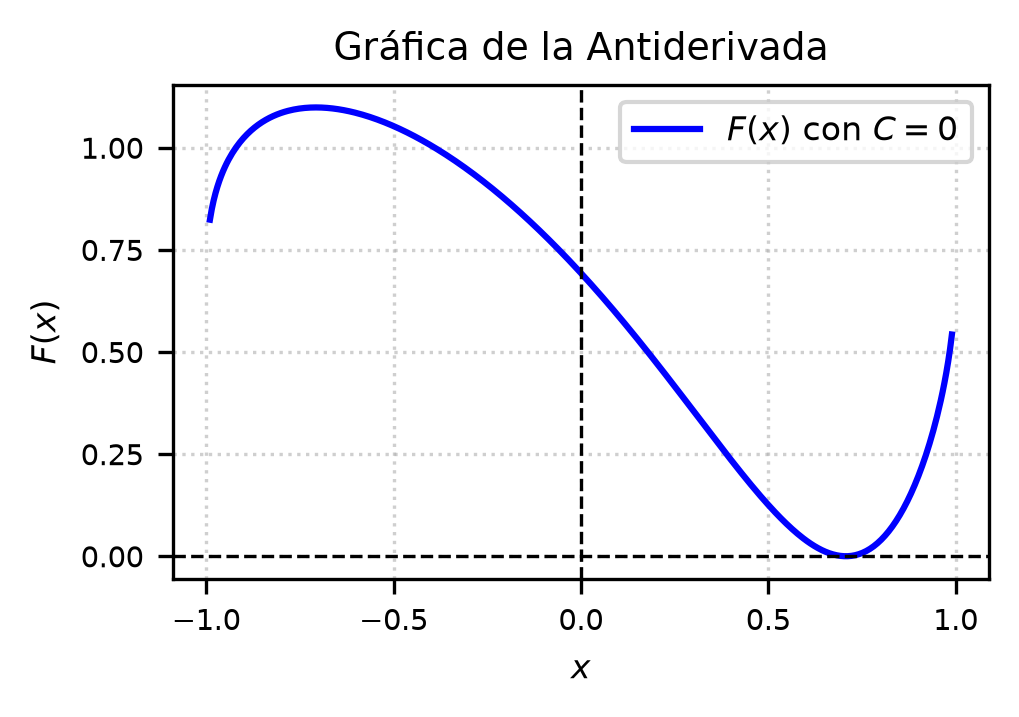

The script that saved this image:
import matplotlib
matplotlib.use('Agg')
import numpy as np
import matplotlib.pyplot as plt

# Definición del dominio para la función y su antiderivada
x = np.linspace(-0.99, 0.99, 400)

# Antiderivada con C = 0
# F(x) = ln(|2 - 2x*sqrt(1 - x^2)|)
def F(val_x):
    inside = np.abs(2.0 - 2.0 * val_x * np.sqrt(1.0 - val_x**2))
    return np.log(inside)

y = F(x)

# Configuración de la gráfica para formato IEEE de dos columnas
plt.figure(figsize=(3.5, 2.5))
plt.plot(x, y, label=r'$F(x)$ con $C=0$', color='b', linewidth=1.5)

plt.title('Gráfica de la Antiderivada', fontsize=9)
plt.xlabel('$x$', fontsize=8)
plt.ylabel('$F(x)$', fontsize=8)
plt.axhline(0, color='black', linewidth=0.8, linestyle='--')
plt.axvline(0, color='black', linewidth=0.8, linestyle='--')
plt.grid(True, linestyle=':', alpha=0.6)
plt.legend(fontsize=8)
plt.xticks(fontsize=7)
plt.yticks(fontsize=7)

plt.tight_layout()

plt.savefig(r'semana_05/graficas/SEM05_P21_grafica.png', dpi=300, bbox_inches='tight')
plt.close()
